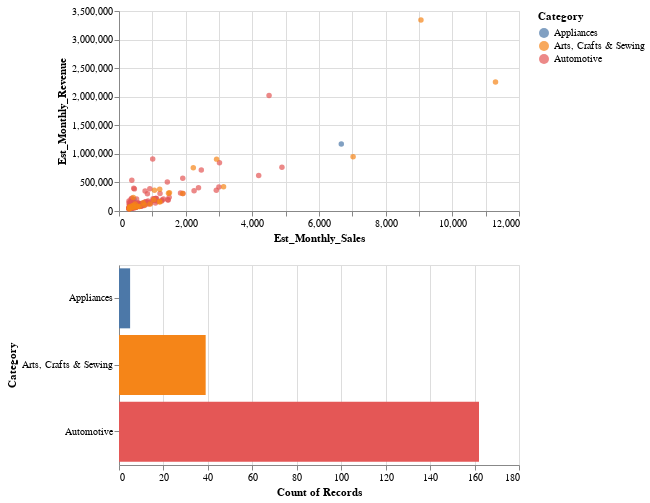

The code cell stored with this chart in its notebook:
### Code cell
import altair as alt


brush = alt.selection_interval()

points = alt.Chart(df).mark_circle().encode(
    x='Est_Monthly_Sales:Q',
    y='Est_Monthly_Revenue:Q',
    color=alt.condition(brush, 'Category:N', alt.value('lightgray')), 
    tooltip=['Sellers', 'LQS', 'Reviews', 'Rank', 'Fees', 'Net', 'Est_Monthly_Sales','Est_Monthly_Revenue', 'Category', 'Product_Name']
).properties(width=400, height=200).add_selection(
    brush
)

bars = alt.Chart(df).mark_bar().encode(
    y='Category:N',
    color='Category:N',
    x='count(Category):Q'
).properties(width=400, height=200).transform_filter(
    brush
)


plot_product_scatterchart =  points & bars

plot_product_scatterchart

### Figure 1 — Vega-Lite specification as saved in the notebook (floating-point values rounded to 4 significant figures; data arrays with more than 128 entries replaced by an {"elided": "..."} marker saying what was removed)
{"config": {"view": {"continuousWidth": 400, "continuousHeight": 300}}, "vconcat": [{"mark": "circle", "encoding": {"color": {"condition": {"type": "nominal", "field": "Category", "selection": "selector051"}, "value": "lightgray"}, "tooltip": [{"type": "quantitative", "field": "Sellers"}, {"type": "quantitative", "field": "LQS"}, {"type": "quantitative", "field": "Reviews"}, {"type": "quantitative", "field": "Rank"}, {"type": "quantitative", "field": "Fees"}, {"type": "quantitative", "field": "Net"}, {"type": "quantitative", "field": "Est_Monthly_Sales"}, {"type": "quantitative", "field": "Est_Monthly_Revenue"}, {"type": "nominal", "field": "Category"}, {"type": "nominal", "field": "Product_Name"}], "x": {"type": "quantitative", "field": "Est_Monthly_Sales"}, "y": {"type": "quantitative", "field": "Est_Monthly_Revenue"}}, "height": 200, "selection": {"selector051": {"type": "interval"}}, "width": 400}, {"mark": "bar", "encoding": {"color": {"type": "nominal", "field": "Category"}, "x": {"type": "quantitative", "aggregate": "count", "field": "Category"}, "y": {"type": "nominal", "field": "Category"}}, "height": 200, "transform": [{"filter": {"selection": "selector051"}}], "width": 400}], "data": {"name": "data-3b50b4528fbbed95e419cc83c04ee38b"}, "$schema": "https://vega.github.io/schema/vega-lite/v4.8.1.json", "datasets": {"data-3b50b4528fbbed95e419cc83c04ee38b": {"elided": "206 records"}}}
